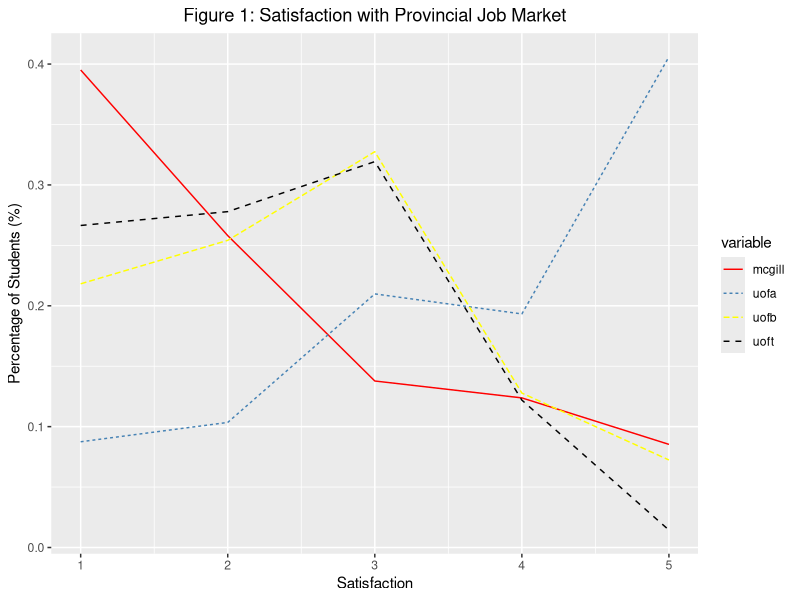
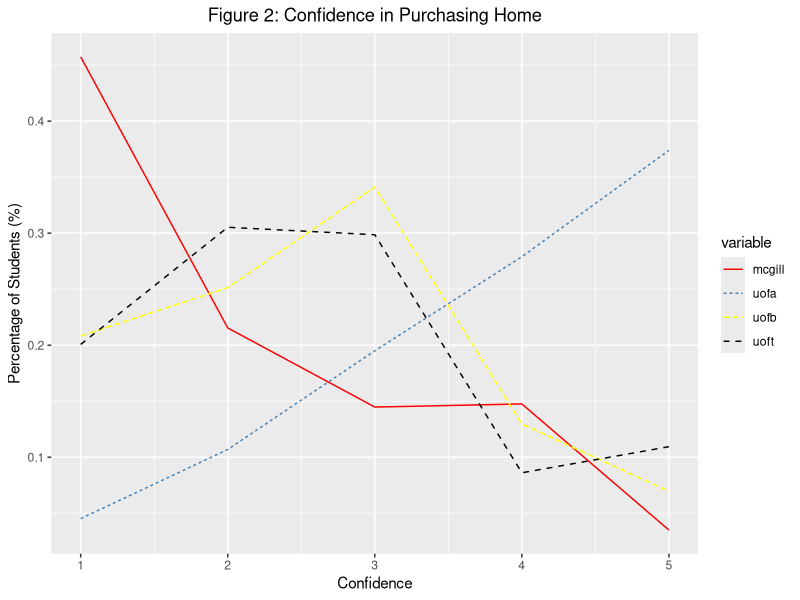
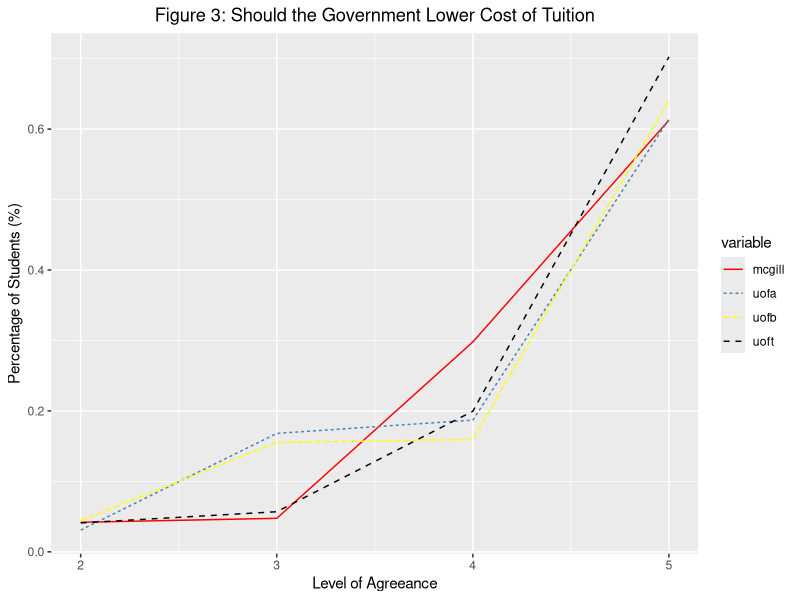

These figures' R source, in order:
## ---- chunk 1
knitr::opts_chunk$set(collapse = TRUE)
## ---- chunk 2

survey_size <- 4000

## ---- chunk 3
library(tidyverse)
# constants used in this project


# number of students
numUTStudents <- 61000
numAlbertaStudents <- 36000
numUBCStudents <- 45000
numMcGillStudents <- 38000
totalStudents <- sum(numUTStudents, numAlbertaStudents, numUBCStudents, numMcGillStudents)

# number of samples each university
numSampUT=3200
numSampALB=1800
numSampUBC=2200
numSampMcG=3200

# weight of students  
UT_W <- numUTStudents/totalStudents
ALB_W <- numAlbertaStudents/totalStudents
McG_W <- numMcGillStudents/totalStudents
UBC_W <- numUBCStudents/totalStudents

# weight of samples
UT_Samp_W <- numSampUT/numUTStudents
ALB_Samp_W <- numSampALB/numAlbertaStudents
McG_Samp_W <- numSampMcG/numMcGillStudents
UBC_Samp_W <- numSampUBC/numUBCStudents


# sample size assigment
total_sample <- 8000

# survey_size_ut <- 5200
# survey_size_alb <- 3000
# survey_size_ubc <- 3600
# survey_size_mcg <- 

w_list <- c(UT_W, ALB_W, UBC_W, McG_W)
# the estimated std for different variables by school. ordered by uoft, ualb, ubc, mcgill

# since we used possion distribut for age. the variable is lamda. 
std_list_age <- c(sqrt(25),sqrt(30),sqrt(28),sqrt(18))
# std_list_citizen <- c(,,,)
# std_list_tution <- c(,,,)
# std_list_hours <- c(,,,)
# std_list_wage <- c(,,,)
# std_list_income <- c(,,,)
# std_list_hospital <- c(,,,)
# std_list_purchase <- c(,,,)
# std_list_future <- c(,,,)
# std_list_texes <- c(,,,)
# std_list_vote <- c(,,,)
# std_list_campus <- c(,,,)
# std_list_job <- c(,,,)
# std_list_news <- c(,,,)
# std_list_interest<- c(,,,)
# std_list_party <- c(,,,)
# the list ordered as : uoft, uofalb, ubc, Mcgill

cal_samplesize <- function(target_weight, target_sigma, sigma_list, sample_size=total_sample, weight_list=w_list){

a <- target_weight*target_sigma
b <- 0
for(i in 1:4) {
  b <- b + weight_list[i]*sigma_list[i]
}
return (trunc(sample_size*a/b))
}

survey_size_ut <- cal_samplesize(target_weight=UT_W, target_sigma=sqrt(25), sigma_list=std_list_age)
survey_size_alb <- cal_samplesize(target_weight=ALB_W, target_sigma=sqrt(30), sigma_list=std_list_age)
survey_size_ubc <- cal_samplesize(target_weight=UBC_W, target_sigma=sqrt(28), sigma_list=std_list_age)
survey_size_mcg <- cal_samplesize(target_weight=McG_W, target_sigma=sqrt(18), sigma_list=std_list_age)

# survey data simulations
set.seed(341)
uoft <- tibble(
  age = rpois(n = survey_size_ut, 20),
  citizen = sample(x = c("yes","no"), size = survey_size_ut, 
                  replace = TRUE, prob = c(0.2, 0.8)),
  tuition = sample(x=c(1:5), size = survey_size_ut, replace = TRUE,
          prob= c(0.0,0.04,0.06,0.2,0.7
          )),
  hours = rnorm(n = survey_size_ut, mean = 11, sd = 1),
  wage = sample(x = c("yes","no"), size = survey_size_ut, 
                  replace = TRUE, prob = c(0.25, 0.75)),
  income = sample(x=c(1:5), size = survey_size_ut, replace = TRUE,
          prob= c(0.1,0.02,0.3,0.2,0.2
          )),
  hospital = sample(x = c("less","more","same"), size = survey_size_ut, 
                  replace = TRUE, prob = c(0.5, 0.1, 0.4)),
  purchase = sample(x=c(1:5), size = survey_size_ut, replace = TRUE,
          prob= c(0.2,0.3,0.3,0.1,0.1
          )),
  future = sample(x=c(1:5), size = survey_size_ut, replace = TRUE,
          prob= c(0.5,0.3,0.1,0.08,0.02
          )),
  taxes = sample(x = c("yes","no"), size = survey_size_ut, 
                  replace = TRUE, prob = c(0.2, 0.8)),
  vote = sample(x = c("yes","no"), size = survey_size_ut, 
                  replace = TRUE, prob = c(0.46, 0.54)),
  campus = sample(x=c(1:5), size = survey_size_ut, replace = TRUE,
          prob= c(0.05,0.15,0.1,0.3,0.5
          )),
  job = sample(x=c(1:5), size = survey_size_ut, replace = TRUE,
          prob= c(0.27,0.28,0.3,0.13,0.02
          )),
  news = sample(x = c(1:5), size = survey_size_ut, 
                 replace = TRUE, prob = c(0.1, 0.25, 0.3, 0.25, 0.1)),
  interest = sample(x = c("yes","no"), size = survey_size_ut, 
                  replace = TRUE, prob = c(0.4, 0.6)),
  party =  sample(x = c("Liberal","Conservative", "NDP","Green","Bloc Québécois","No Response"), size = survey_size_ut, 
                 replace = TRUE, prob = c(0.33, 0.27,0.1,0.03,0.2,0.07)),
)

## ---- chunk 4
# U of Alberta
set.seed(441)
uofa <- tibble(
  age = rpois(n = survey_size_alb, 20),
  citizen = sample(x = c("yes","no"), size = survey_size_alb, 
                  replace = TRUE, prob = c(0.05, 0.95)),
  tuition = sample(x=c(1:5), size = survey_size_alb, replace = TRUE,
          prob= c(0.0,0.04,0.16,0.2,0.6
          )),
  hours = rnorm(n = survey_size_alb, mean = 11.5, sd = 1),
  wage = sample(x = c("yes","no"), size = survey_size_alb, 
                  replace = TRUE, prob = c(0.25, 0.75)),
  income = sample(x=c(1:5), size = survey_size_alb, replace = TRUE,
          prob= c(0.15,0.15,0.35,0.2,0.15
          )),
  hospital = sample(x = c("less","more","same"), size = survey_size_alb, 
                  replace = TRUE, prob = c(0.5, 0.1, 0.4)),
  purchase = sample(x=c(1:5), size = survey_size_alb, replace = TRUE,
          prob= c(0.05,0.1,0.2,0.27,0.38
          )),
  future = sample(x=c(1:5), size = survey_size_alb, replace = TRUE,
          prob= c(0.42,0.31,0.07,0.08,0.02
          )),
  taxes = sample(x = c("yes","no"), size = survey_size_alb, 
                  replace = TRUE, prob = c(0.25, 0.75)),
  vote = sample(x = c("yes","no"), size = survey_size_alb, 
                  replace = TRUE, prob = c(0.4, 0.60)),
  campus = sample(x=c(1:5), size = survey_size_alb, replace = TRUE,
          prob= c(0.1,0.15,0.15,0.25,0.35
          )),
  job = sample(x=c(1:5), size = survey_size_alb, replace = TRUE,
          prob= c(0.1,0.1,0.2,0.2,0.4
          )),
  news = sample(x = c(1:5), size = survey_size_alb, 
                 replace = TRUE, prob = c(0.15, 0.23, 0.26, 0.23, 0.15)),
  interest = sample(x = c("yes","no"), size = survey_size_alb, 
                  replace = TRUE, prob = c(0.35, 0.65)),
  party =  sample(x = c("Liberal","Conservative", "NDP","Green","Bloc Québécois","No Response"), size = survey_size_alb, 
                 replace = TRUE, prob = c(0.13,0.7,0.1,0.03,0.067,0.0)),
)

## ---- chunk 5

# UBC

set.seed(541)
uofb <- tibble(
  age = rpois(n = survey_size_ubc, 19.5),
  citizen = sample(x = c("yes","no"), size = survey_size_ubc, 
                  replace = TRUE, prob = c(0.25, 0.75)),
  tuition = sample(x=c(1:5), size = survey_size_ubc, replace = TRUE,
          prob= c(0.0,0.035,0.165,0.15,0.65
          )),
  hours = rnorm(n = survey_size_ubc, mean = 10.5, sd = 1),
  wage = sample(x = c("yes","no"), size = survey_size_ubc, 
                  replace = TRUE, prob = c(0.2, 0.8)),
  income = sample(x=c(1:5), size = survey_size_ubc, replace = TRUE,
          prob= c(0.05,0.017,0.3,0.23,0.25
          )),
  hospital = sample(x = c("less","more","same"), size = survey_size_ubc, 
                  replace = TRUE, prob = c(0.45, 0.2, 0.35)),
  purchase = sample(x=c(1:5), size = survey_size_ubc, replace = TRUE,
          prob= c(0.2,0.25,0.35,0.13,0.07
          )),
  future = sample(x=c(1:5), size = survey_size_ubc, replace = TRUE,
          prob= c(0.45,0.27,0.15,0.08,0.05
          )),
  taxes = sample(x = c("yes","no"), size = survey_size_ubc, 
                  replace = TRUE, prob = c(0.25, 0.75)),
  vote = sample(x = c("yes","no"), size = survey_size_ubc, 
                  replace = TRUE, prob = c(0.46, 0.54)),
  campus = sample(x=c(1:5), size = survey_size_ubc, replace = TRUE,
          prob= c(0.10,0.10,0.1,0.25,0.45
          )),
  job = sample(x=c(1:5), size = survey_size_ubc, replace = TRUE,
          prob= c(0.22,0.25,0.33,0.13,0.07
          )),
  news = sample(x = c(1:5), size = survey_size_ubc, 
                 replace = TRUE, prob = c(0.05, 0.28, 0.33, 0.29, 0.05)),
  interest = sample(x = c("yes","no"), size = survey_size_ubc, 
                  replace = TRUE, prob = c(0.32, 0.68)),
  party =  sample(x = c("Liberal","Conservative", "NDP","Green","Bloc Québécois","No Response"), size = survey_size_ubc, 
                 replace = TRUE, prob = c(0.24, 0.34,0.22,0.1,0.02,0.08)),
)
## ---- chunk 6

# Mcgill 
set.seed(641)
mcgill <- tibble(
  age = rpois(n = survey_size_mcg, 21),
  citizen = sample(x = c("yes","no"), size = survey_size_mcg, 
                  replace = TRUE, prob = c(0.3, 0.7)),
  tuition = sample(x=c(1:5), size = survey_size_mcg, replace = TRUE,
          prob= c(0.0,0.04,0.06,0.3,0.6
          )),
  hours = rnorm(n = survey_size_mcg, mean = 12, sd = 1),
  wage = sample(x = c("yes","no"), size = survey_size_mcg, 
                  replace = TRUE, prob = c(0.15, 0.85)),
  income = sample(x=c(1:5), size = survey_size_mcg, replace = TRUE,
          prob= c(0.1,0.15,0.2,0.3,0.25
          )),
  hospital = sample(x = c("less","more","same"), size = survey_size_mcg, 
                  replace = TRUE, prob = c(0.7, 0.1, 0.2)),
  purchase = sample(x=c(1:5), size = survey_size_mcg, replace = TRUE,
          prob= c(0.5,0.25,0.15,0.15,0.05
          )),
  future = sample(x=c(1:5), size = survey_size_mcg, replace = TRUE,
          prob= c(0.4,0.4,0.1,0.05,0.05
          )),
  taxes = sample(x = c("yes","no"), size = survey_size_mcg, 
                  replace = TRUE, prob = c(0.1, 0.9)),
  vote = sample(x = c("yes","no"), size = survey_size_mcg, 
                  replace = TRUE, prob = c(0.36, 0.64)),
  campus = sample(x=c(1:5), size = survey_size_mcg, replace = TRUE,
          prob= c(0.1,0.1,0.2,0.35,0.25
          )),
  job = sample(x=c(1:5), size = survey_size_mcg, replace = TRUE,
          prob= c(0.37,0.28,0.15,0.13,0.07
          )),
  news = sample(x = c(1:5), size = survey_size_mcg, 
                 replace = TRUE, prob = c(0.15, 0.18, 0.34, 0.18, 0.15)),
  interest = sample(x = c("yes","no"), size = survey_size_mcg, 
                  replace = TRUE, prob = c(0.27, 0.73)),
  party =  sample(x = c("Liberal","Conservative", "NDP","Green","Bloc Québécois","No Response"), size = survey_size_mcg, 
                 replace = TRUE, prob = c(0.34, 0.16,0.1,0.04,0.32,0.04)),
)

## ---- chunk 7
library(dplyr)

# Q13 job market

uoft_job=data.frame(cbind(table(uoft$job)), prop.table(table(uoft$job)))
colnames(uoft_job) <- c("uoft job count", "jobScale", "uoft")

uofa_job=data.frame(cbind(table(uofa$job)), prop.table(table(uofa$job)))
colnames(uofa_job) <- c("uofa job count", "jobScale", "uofa")

uofb_job=data.frame(cbind(table(uofb$job)), prop.table(table(uofb$job)))
colnames(uofb_job) <- c("uofb job count", "jobScale", "uofb")

mcg_job=data.frame(cbind(table(mcgill$job)), prop.table(table(mcgill$job)))
colnames(mcg_job) <- c("mcg job count", "jobScale", "mcgill")

temp1 <- merge(x=uoft_job, y=uofa_job, by ="jobScale",all=TRUE)
temp2 <- merge(x=uofb_job, y=mcg_job, by = "jobScale", all=TRUE)

sum_job <- merge(x=temp1, y=temp2, by = "jobScale", all=TRUE)
sum_job[is.na(sum_job)] <- 0

sum_job$jobScale <- as.numeric(as.character(sum_job$jobScale))

df2 <- sum_job %>% select(jobScale, uoft, uofa, uofb, mcgill) %>% 
  gather(key="variable", value="value", -jobScale)
head(df2)
# 

ggplot(df2, aes(x=jobScale, y=value)) +
  geom_line(aes(color=variable, linetype=variable)) +
  scale_color_manual(values=c("red", "steelblue", "yellow", "black"))+
  labs(x= "Satisfaction", y = "Percentage of Students (%)") +
  ggtitle("Figure 1: Satisfaction with Provincial Job Market") +
  theme(plot.title=element_text(hjust=0.5))


## ---- chunk 8
library(dplyr)

# Q8, purchase

uoft_purchase=data.frame(cbind(table(uoft$purchase)), prop.table(table(uoft$purchase)))
colnames(uoft_purchase) <- c("uoft purchase count", "PurchaseScale", "uoft")

uofa_purchase=data.frame(cbind(table(uofa$purchase)), prop.table(table(uofa$purchase)))
colnames(uofa_purchase) <- c("uofa purchase count", "PurchaseScale", "uofa")

uofb_purchase=data.frame(cbind(table(uofb$purchase)), prop.table(table(uofb$purchase)))
colnames(uofb_purchase) <- c("uofb purchase count", "PurchaseScale", "uofb")

mcg_purchase=data.frame(cbind(table(mcgill$purchase)), prop.table(table(mcgill$purchase)))
colnames(mcg_purchase) <- c("mcg purchase count", "PurchaseScale", "mcgill")

temp1 <- merge(x=uoft_purchase, y=uofa_purchase, by ="PurchaseScale",all=TRUE)
temp2 <- merge(x=uofb_purchase, y=mcg_purchase, by = "PurchaseScale", all=TRUE)

sum_purchase <- merge(x=temp1, y=temp2, by = "PurchaseScale", all=TRUE)
sum_purchase[is.na(sum_purchase)] <- 0

sum_purchase$PurchaseScale <- as.numeric(as.character(sum_purchase$PurchaseScale))

df1 <- sum_purchase %>% select(PurchaseScale, uoft, uofa, uofb, mcgill) %>% 
  gather(key="variable", value="value", -PurchaseScale)
head(df1)
# 

ggplot(df1, aes(x=PurchaseScale, y=value)) +
  geom_line(aes(color=variable, linetype=variable)) +
  scale_color_manual(values=c("red", "steelblue", "yellow", "black"))+
  labs(x= "Confidence", y = "Percentage of Students (%)") +
  ggtitle("Figure 2: Confidence in Purchasing Home") +
  theme(plot.title=element_text(hjust=0.5))

## ---- chunk 9

library(dplyr)
#################################################################################
# Tuititon

uoft_tuition=data.frame(cbind(table(uoft$tuition)), prop.table(table(uoft$tuition)))
colnames(uoft_tuition) <- c("uoft tuition count", "TuitionScale", "uoft")

uofa_tuition=data.frame(cbind(table(uofa$tuition)), prop.table(table(uofa$tuition)))
colnames(uofa_tuition) <- c("uofa tuition count", "TuitionScale", "uofa")

uofb_tuition=data.frame(cbind(table(uofb$tuition)), prop.table(table(uofb$tuition)))
colnames(uofb_tuition) <- c("uofb tuition count", "TuitionScale", "uofb")

mcg_tuition=data.frame(cbind(table(mcgill$tuition)), prop.table(table(mcgill$tuition)))
colnames(mcg_tuition) <- c("mcg tuition count", "TuitionScale", "mcgill")

temp1 <- merge(x=uoft_tuition, y=uofa_tuition, by ="TuitionScale",all=TRUE)
temp2 <- merge(x=uofb_tuition, y=mcg_tuition, by = "TuitionScale", all=TRUE)

sum_tuition <- merge(x=temp1, y=temp2, by = "TuitionScale", all=TRUE)
sum_tuition[is.na(sum_tuition)] <- 0
sum_tuition$TuitionScale <- as.numeric(as.character(sum_tuition$TuitionScale))

df <- sum_tuition %>% select(TuitionScale, uoft, uofa, uofb, mcgill) %>% 
  gather(key="variable", value="value", -TuitionScale)
head(df)
# 

ggplot(df, aes(x=TuitionScale, y=value)) +
  geom_line(aes(color=variable, linetype=variable)) +
  scale_color_manual(values=c("red", "steelblue", "yellow", "black"))+
  labs(x= "Level of Agreeance", y = "Percentage of Students (%)") +
  ggtitle("Figure 3: Should the Government Lower Cost of Tuition") +
  theme(plot.title=element_text(hjust=0.5))

## ---- chunk 10


# UT2 <- rnorm(20)
# ALB2 <- rnorm(30)
# UBC2 <- rnorm(40)
# McG2 <- rnorm(50)


# Weighted sample mean. Methodology from the text book Section 3.1.3
w_mean <- function (UT, ALB, UBC, McG, W1=UT_W, W2=ALB_W, W3=McG_W, W4=UBC_W){

  W1*mean(UT)+W2*mean(ALB)+W3*mean(McG)+W4*mean(UBC)
  
}
# 
# Weighted sample variance. Methodology from the text book Section 3.1.3 Theorem 3.1
w_var <- function(UT, ALB, UBC, McG, W1=UT_W, W2=ALB_W, W3=McG_W, W4=UBC_W, N1=UT_Samp_W, N2=ALB_Samp_W, 
                  N3=McG_Samp_W, N4=UBC_Samp_W){
  
  W1^2*(1-N1)*var(UT)/N1+
    W2^2*(1-N2)*var(ALB)/N2+
    W3^2*(1-N3)*var(McG)/N3+
    W4^2*(1-N4)*var(UBC)/N4
}

# Confidence interval. Methodology from the text book Section 3.1.4
# input parameter order: uoft, uofAlberta, UBC, Mcgill
confid_interval <- function (UT1, ALB1, UBC1, McG1, conf=0.95){
  alpha <- 1-conf

   return (w_mean(UT=UT1, ALB=ALB1, UBC=UBC1, McG=McG1)+
    sqrt(w_var(UT=UT1, ALB=ALB1, UBC=UBC1, McG=McG1)) *
    qnorm(c(alpha/2, 1-alpha/2)))
}

#confid_interval(UT2, ALB2, UBC2, McG2)

confid_interval(uoft$hours, uofa$hours, uofb$hours, mcgill$hours)

